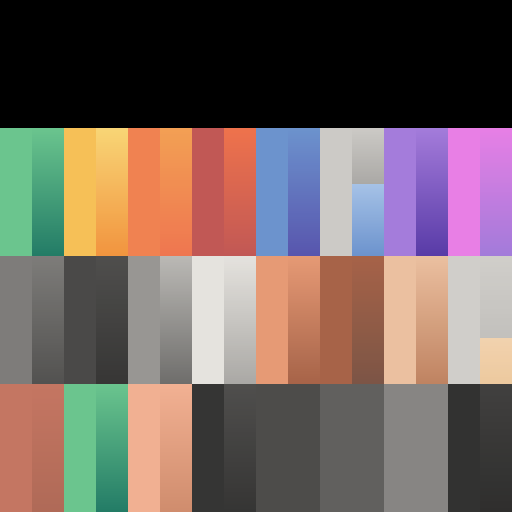
#> input picture tools/autopista/ciudad/kit/com_g.png, 512 x 512 px
$ python gradua.py kit/com_g.png out.png
#> lines starting #> are read from the running program, lines starting #| are printed output that depends on the picture; after the words box and inside, x2 and y2 are one past the last pixel; in counts of white or black regions, pixels touching at a corner belong together
# Gradúa la textura de colores de Kenney para A-6: grises azulados/morados → hormigón y ladrillo neutros, colores un poco más sobrios
# uso: python3 -I gradua.py ENTRADA.png SALIDA.png
import sys, numpy as np
from PIL import Image
im = np.asarray(Image.open(sys.argv[1]).convert('RGBA')).astype(np.float32) / 255
rgb = im[..., :3]; a = im[..., 3:]
#> after `a = im[..., 3:]`: a: shape (512, 512, 1) float32; every value is 1
mx = rgb.max(-1); mn = rgb.min(-1); s = np.where(mx > 0, (mx - mn) / np.maximum(mx, 1e-6), 0); l = (mx + mn) / 2
#> after `mx = rgb.max(-1)`:
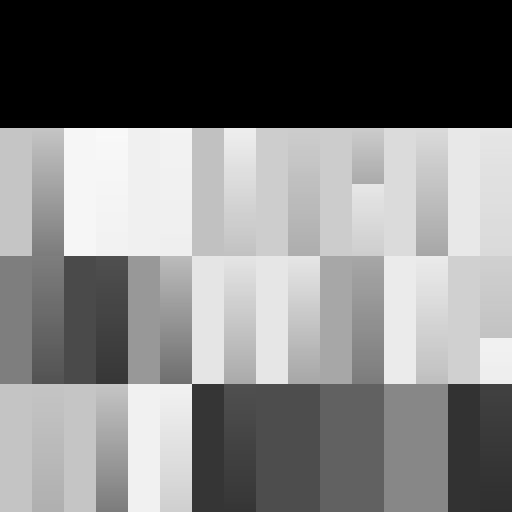
#> mx: shape (512, 512) float32; min 0, max 0.973, mean 0.5
#> after `mn = rgb.min(-1)`:
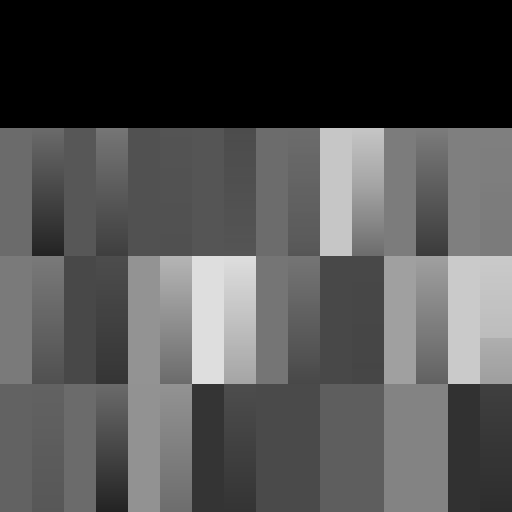
#> mn: shape (512, 512) float32; min 0, max 0.871, mean 0.323
#> after `s = np.where(mx > 0, (mx - mn) / np.maximum(mx, 1e-06), 0)`:
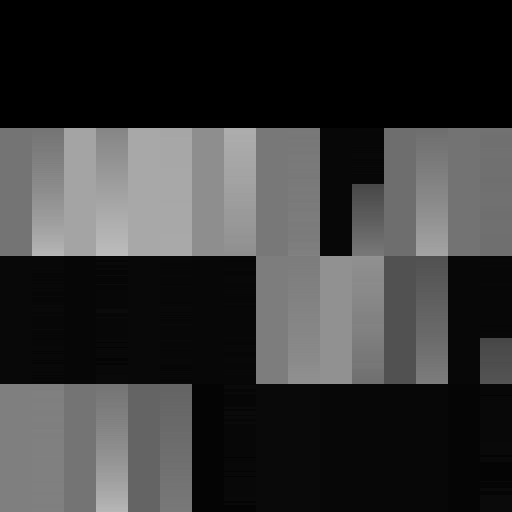
#> s: shape (512, 512) float32; min 0, max 0.739, mean 0.223
lum = rgb @ np.array([0.299, 0.587, 0.114])
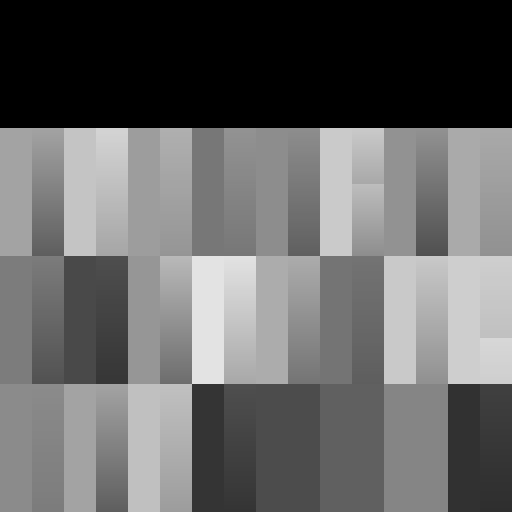
#> lum: shape (512, 512) float64; min 0, max 0.89, mean 0.408
gris = s < 0.32
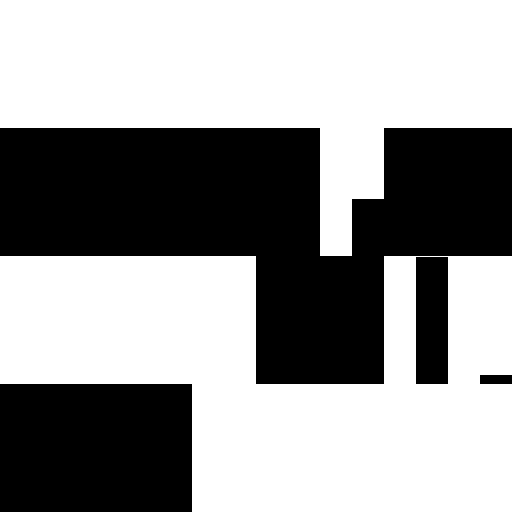
#> gris: shape (512, 512) bool; 60.1% white; 4 black regions, box (x1, y1, x2, y2) and area: (0, 128, 512, 384) 75552, (0, 384, 192, 512) 24576, (416, 257, 448, 384) 4064, (480, 375, 512, 384) 288
# grises: luminancia algo más baja y tono cálido de hormigón
calido = np.stack([lum * 1.0, lum * 0.99, lum * 0.97], -1) * 0.9
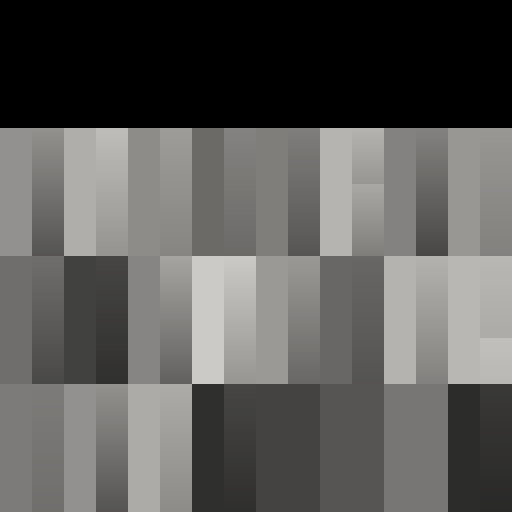
#> calido: shape (512, 512, 3) float64; mean of channels 0, 1, 2 0.367, 0.363, 0.356; drawn as R, G, B
out = np.where(gris[..., None], calido, rgb)
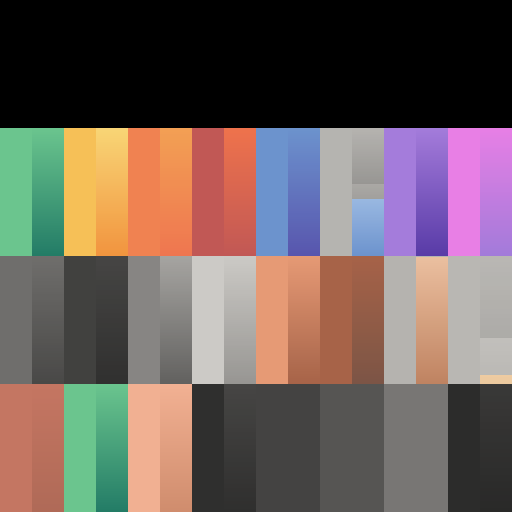
#> out: shape (512, 512, 3) float64; mean of channels 0, 1, 2 0.434, 0.372, 0.356; drawn as R, G, B
# colores: un 30 % menos saturados
col = lum[..., None] + (rgb - lum[..., None]) * 0.85
out = np.where(gris[..., None], out, col)
out = np.clip(out, 0, 1)
Image.fromarray((np.concatenate([out, a], -1) * 255).astype(np.uint8)).save(sys.argv[2])
